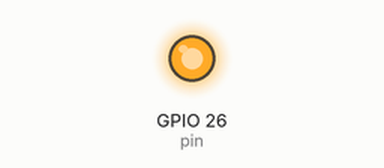
Recording of a program running on a simulated Raspberry Pi (BCM pin numbers). Parts: output pins drawn as LEDs (lit = HIGH). No MQTT or app messages arrive unless stated; values from a settings file that is not in the repository are placeholders. At 10.2 s the program stops and its outputs stay as they are.

Above: at 0.1 s.
At 10.2 s:
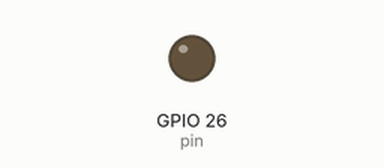
Timing chart, 0 to 11.7 s (numbered marks = the images above):
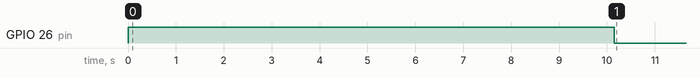

Measured:
- by itself, GPIO 26 (pin): LOW → HIGH at 0.00 s, → LOW 10.2 s later

The program:

unlock.py
```python
#!/usr/bin/env python

import RPi.GPIO as GPIO
from time import sleep
import paho.mqtt.client as mqtt
# import the secrets from config.py, not committed to the repo
import config
# Config's layout looks like this:
#MQTT_CONFIG = {
#    'host': 'aaa.bbb.ccc.ddd',
#    'user': 'username',
#    'pass': 'pasword'
#}

#set up mqtt optoins
mqttc = mqtt.Client()
mqttc.username_pw_set(config.MQTT_CONFIG['user'], config.MQTT_CONFIG['pass'])

pin = 26

# Set up pins
GPIO.setmode(GPIO.BCM)
GPIO.setup(pin, GPIO.OUT)
# Unlock Door
GPIO.output(pin, 1)
# connect to mqtt
mqttc.connect(config.MQTT_CONFIG['host'])
# publish to space/status topic, unlocked will trigger the relevant script in
# hass
infot = mqttc.publish("space/status", "unlocked")
mqttc.disconnect()
sleep(10)
# Lock Door
GPIO.output(pin, 0)
```
